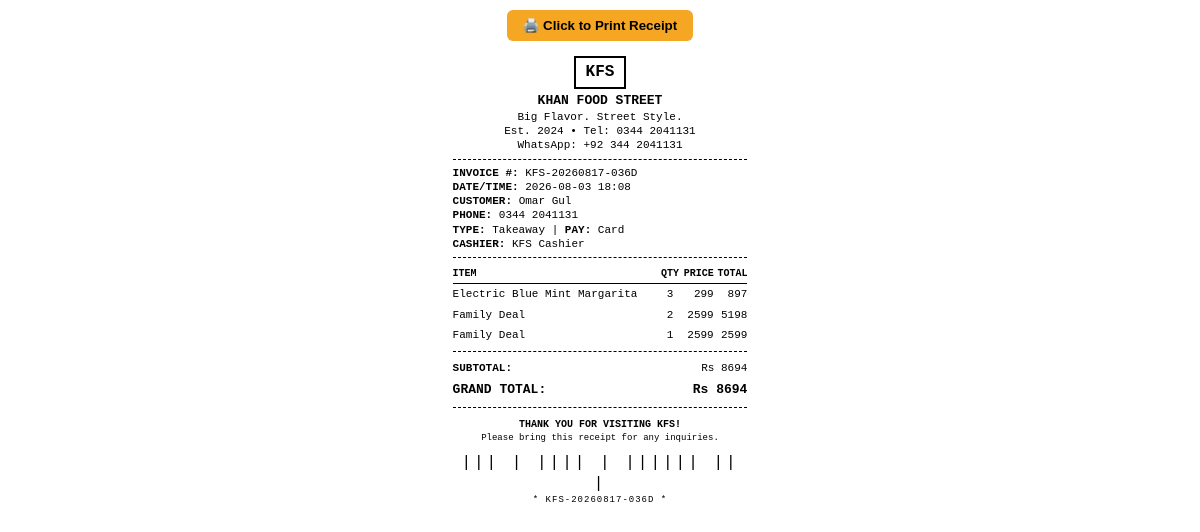
The app's page /orders/receipt/3/ with its own data.
### orders/models.py (models this page shows, shortened)
class Order(models.Model):
    ORDER_TYPE_CHOICES = [
        ('Dine-in', 'Dine-in'),
        ('Takeaway', 'Takeaway'),
        ('Fast Delivery', 'Fast Delivery'),
    ]
    PAYMENT_METHOD_CHOICES = [
        ('Cash on Delivery', 'Cash on Delivery / Cash'),
        ('JazzCash/Easypaisa', 'JazzCash / Easypaisa'),
        ('Bank Transfer', 'Bank Transfer'),
        ('Card', 'Debit / Credit Card'),
    ]
    STATUS_CHOICES = [
        ('Pending', 'Pending'),
        ('Preparing', 'Preparing'),
        ('Out for Delivery', 'Out for Delivery'),
        ('Completed', 'Completed'),
        ('Cancelled', 'Cancelled'),
    ]
    order_number = models.CharField(max_length=50, unique=True, editable=False)
    customer_name = models.CharField(max_length=100, default="Walk-in Customer")
    customer_phone = models.CharField(max_length=30, blank=True, null=True, default="0344 2041131")
    delivery_address = models.TextField(blank=True, null=True, help_text="Required for Fast Delivery orders")
    order_type = models.CharField(max_length=30, choices=ORDER_TYPE_CHOICES, default='Dine-in')
    payment_method = models.CharField(max_length=40, choices=PAYMENT_METHOD_CHOICES, default='Cash on Delivery')
    subtotal = models.DecimalField(max_digits=10, decimal_places=2, default=Decimal('0.00'))
    discount = models.DecimalField(max_digits=10, decimal_places=2, default=Decimal('0.00'))
    tax = models.DecimalField(max_digits=10, decimal_places=2, default=Decimal('0.00'), help_text="Sales tax / GST if applicable")
    total_amount = models.DecimalField(max_digits=10, decimal_places=2, default=Decimal('0.00'))
    status = models.CharField(max_length=30, choices=STATUS_CHOICES, default='Pending')
    created_at = models.DateTimeField(default=timezone.now)
    class Meta:
        ordering = ['-created_at']
        verbose_name = "POS Order"
        verbose_name_plural = "POS Orders"

class OrderItem(models.Model):
    order = models.ForeignKey(Order, on_delete=models.CASCADE, related_name="items")
    product = models.ForeignKey(Product, on_delete=models.SET_NULL, null=True, blank=True)
    deal = models.ForeignKey(Deal, on_delete=models.SET_NULL, null=True, blank=True)
    item_name = models.CharField(max_length=200)
    unit_price = models.DecimalField(max_digits=8, decimal_places=2)
    quantity = models.PositiveIntegerField(default=1)
    @property
    def line_total(self):
        return Decimal(str(self.unit_price)) * Decimal(str(self.quantity))

### orders/views.py (the view)
# urls.py: path('receipt/<int:order_id>/', views.order_receipt_view, name='order_receipt'),
def order_receipt_view(request, order_id):
    order = get_object_or_404(Order, id=order_id)
    context = {
        'order': order,
        'items': order.items.all(),
        'cashier_name': request.user.username if request.user.is_authenticated else 'KFS Cashier',
    }
    return render(request, 'orders/receipt.html', context)

### orders/templates/orders/receipt.html (shortened to what this page needs)
{% load static %}
<!DOCTYPE html>
<html lang="en">
<head>
</head>
<body>
  <div class="no-print text-center">
    <button onclick="window.print()" style="background: #F5A623; color: #000; font-weight: bold; border: none; padding: 8px 16px; border-radius: 6px; cursor: pointer;">
      🖨️ Click to Print Receipt
    </button>
  </div>
  <div class="text-center">
    <div class="logo-box">KFS</div>
    <div class="font-bold uppercase" style="font-size: 13px;">KHAN FOOD STREET</div>
    <div>Big Flavor. Street Style.</div>
    <div>Est. 2024 • Tel: 0344 2041131</div>
    <div>WhatsApp: +92 344 2041131</div>
  </div>
  <div class="divider"></div>
  <div>
    <div><span class="font-bold">INVOICE #:</span> {{ order.order_number }}</div>
    <div><span class="font-bold">DATE/TIME:</span> {{ order.created_at|date:"Y-m-d H:i" }}</div>
    <div><span class="font-bold">CUSTOMER:</span> {{ order.customer_name }}</div>
    {% if order.customer_phone %}
    <div><span class="font-bold">PHONE:</span> {{ order.customer_phone }}</div>
    {% endif %}
    <div><span class="font-bold">TYPE:</span> {{ order.order_type }} | <span class="font-bold">PAY:</span> {{ order.payment_method }}</div>
    <div><span class="font-bold">CASHIER:</span> {{ cashier_name }}</div>
  </div>
  <div class="divider"></div>
  <table>
    <thead>
      <tr>
        <th style="text-align: left;">ITEM</th>
        <th class="text-center">QTY</th>
        <th class="text-right">PRICE</th>
        <th class="text-right">TOTAL</th>
      </tr>
    </thead>
    <tbody>
      {% for item in items %}
      <tr>
        <td style="text-align: left;">{{ item.item_name }}</td>
        <td class="text-center">{{ item.quantity }}</td>
        <td class="text-right">{{ item.unit_price|floatformat:0 }}</td>
        <td class="text-right">{{ item.line_total|floatformat:0 }}</td>
      </tr>
      {% endfor %}
    </tbody>
  </table>
  <div class="divider"></div>
  <table>
    <tr>
      <td class="font-bold">SUBTOTAL:</td>
      <td class="text-right">Rs {{ order.subtotal|floatformat:0 }}</td>
    </tr>
    <tr style="font-size: 13px;">
      <td class="font-bold">GRAND TOTAL:</td>
      <td class="text-right font-bold">Rs {{ order.total_amount|floatformat:0 }}</td>
    </tr>
  </table>
  <div class="divider"></div>
  <div class="text-center" style="margin-top: 10px;">
    <div class="font-bold" style="font-size: 10px;">THANK YOU FOR VISITING KFS!</div>
    <div style="font-size: 9px; margin-top: 2px;">Please bring this receipt for any inquiries.</div>
    <div style="margin-top: 8px; font-family: monospace; letter-spacing: 3px; font-size: 16px;">
      ||| | |||| | |||||| || |
    </div>
    <div style="font-size: 9px; letter-spacing: 1px;">* {{ order.order_number }} *</div>
  </div>
</body>
</html>

### orders/templates/orders/receipt.html (style rules this page uses)
body { font-family: 'Courier New', Courier, monospace; width: 78mm; max-width: 78mm; margin: 0 auto; padding: 10px 5px; color: #000; background: #fff; font-size: 11px; line-height: 1.3; }
.text-center { text-align: center; }
.text-right { text-align: right; }
.font-bold { font-weight: bold; }
.uppercase { text-transform: uppercase; }
.divider { border-top: 1px dashed #000; margin: 6px 0; }
.logo-box { border: 2px solid #000; display: inline-block; padding: 4px 10px; font-weight: 900; font-size: 16px; margin-bottom: 4px; }
table { width: 100%; border-collapse: collapse; margin: 6px 0; }
th, td { padding: 3px 0; vertical-align: top; }
th { border-bottom: 1px solid #000; font-size: 10px; }
.no-print { margin-bottom: 15px; }

### records on screen
Order: order_number "KFS-20260817-036D", created_at "2026-08-03 18:08", customer_name "Omar Gul", customer_phone "0344 2041131", order_type "Takeaway", payment_method "Card", subtotal "8694", total_amount "8694"
OrderItem: item_name "Electric Blue Mint Margarita", quantity "3", unit_price "299", line_total "897"
OrderItem: item_name "Family Deal", quantity "2", unit_price "2599", line_total "5198"
OrderItem: item_name "Family Deal", quantity "1", unit_price "2599", line_total "2599"

### other values on screen
{{ cashier_name }} "KFS Cashier"
